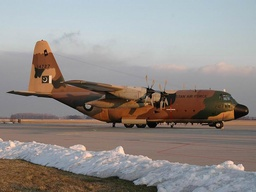
#> input picture c130.jpg, 256 x 192 px, shrunk from 970 x 728 before the run
$ jupyter execute --allow-errors '9. Image Binarization Methods.ipynb'
#> lines starting #> are read from the running program, lines starting #| are printed output that depends on the picture; after the words box and inside, x2 and y2 are one past the last pixel; in counts of white or black regions, pixels touching at a corner belong together
[cell 1]
import numpy as np
import matplotlib.pyplot as plt
from PIL import Image

# Load the image
image_path = 'c130.jpg'
image = Image.open(image_path).convert('L')  # Convert to grayscale
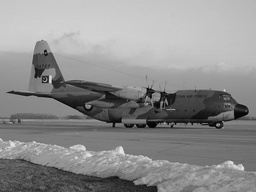
#> image: PIL image 256x192 L; min 0, max 232, mean 141.2
image = np.array(image)

# Function to display images
def display_images(images, titles):
    plt.figure(figsize=(20, 10))
    for i, (img, title) in enumerate(zip(images, titles), 1):
        plt.subplot(1, len(images), i)
        plt.imshow(img, cmap='gray')
        plt.title(title)
        plt.axis('off')
    plt.show()

[cell 2]
def global_thresholding(image, threshold=127):
#> called with threshold = 127
    return (image > threshold) * 255
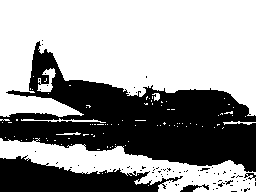
#> returned value: shape (192, 256) int64; 60.6% white; 75 black regions (71 under 20 px), largest, box (x1, y1, x2, y2) and area: (0, 41, 256, 172) 15349, (0, 155, 183, 192) 3683, (180, 184, 209, 192) 111, (244, 173, 256, 181) 42

[cell 3]
def otsu_thresholding(image):
    pixel_counts = [np.sum(image == i) for i in range(256)]
#> pixel_counts = 256 values, max 1343 at index 201, min 0 at index 230, mean 192
    total_pixels = image.size
    current_max, threshold = 0, 0
    sumT, sumF, weightB, weightF = 0, np.dot(pixel_counts, np.arange(256)), 0, 0
#> sumT = 0; sumF = 6939831; weightB = 0; weightF = 0

    for i in range(256):
        weightB += pixel_counts[i]
        if weightB == 0: continue
        weightF = total_pixels - weightB
        if weightF == 0: break

        sumT += i * pixel_counts[i]
        meanB = sumT / weightB
        meanF = (sumF - sumT) / weightF

        varBetween = weightB * weightF * (meanB - meanF) ** 2

        if varBetween > current_max:
            current_max, threshold = varBetween, i
#> this loop made 233 passes
#> (weightB, weightF, sumT, meanB, meanF, current_max) on passes 1 to 8: (2, 49150, 0, 0, 141.2, 1.96e+09), (6, 49146, 4, 0.667, 141.2, 5.82e+09), (13, 49139, 18, 1.38, 141.2, 1.25e+10), (19, 49133, 36, 1.89, 141.2, 1.81e+10), (26, 49126, 64, 2.46, 141.3, 2.46e+10), (32, 49120, 94, 2.94, 141.3, 3.01e+10), (42, 49110, 154, 3.67, 141.3, 3.91e+10), (62, 49090, 294, 4.74, 141.4, 5.68e+10)

    return (image > threshold) * 255
#> returned value: shape (192, 256) int64; 57.5% white; 91 black regions (85 under 20 px), largest, box (x1, y1, x2, y2) and area: (0, 40, 256, 172) 16287, (0, 154, 183, 192) 3962, (222, 168, 256, 187) 176, (179, 184, 210, 192) 135, (216, 179, 234, 190) 57, (240, 187, 253, 192) 38

[cell 4]
def adaptive_thresholding(image, window_size=15, C=8):
#> called with window_size = 15, C = 8
    def threshold_local(region, C):
        mean = np.mean(region)
        return mean - C

    new_image = np.zeros_like(image)
    pad_size = window_size // 2
    padded_image = np.pad(image, pad_size, mode='constant')

    for i in range(image.shape[0]):
        for j in range(image.shape[1]):
            local_region = padded_image[i:i + window_size, j:j + window_size]
            local_threshold = threshold_local(local_region, C)
            new_image[i, j] = 255 if image[i, j] > local_threshold else 0
#> new_image: shape (192, 256); 83.5% white; 221 black regions (198 under 20 px), largest, box (x1, y1, x2, y2) and area: (6, 40, 249, 131) 4202, (6, 136, 250, 172) 1188, (4, 156, 183, 192) 980

    return new_image

[cell 5]
def sauvola_niblack_thresholding(image, window_size=15, k=0.5, method='sauvola'):
#> called with window_size = 15, k = 0.5, method = 'sauvola'
    new_image = np.zeros_like(image)
    pad_size = window_size // 2
    padded_image = np.pad(image, pad_size, mode='constant')
    for i in range(image.shape[0]):
        for j in range(image.shape[1]):
            local_region = padded_image[i:i + window_size, j:j + window_size]
            mean = np.mean(local_region)
            std = np.std(local_region)
            if method == 'sauvola':
                T = mean * (1 + k * ((std / 128) - 1))
            else:  # Niblack
                T = mean + k * std
            new_image[i, j] = 255 if image[i, j] > T else 0
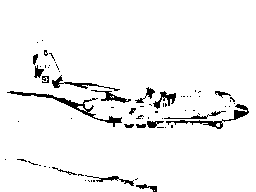
#> new_image: shape (192, 256); 95.4% white; 71 black regions (53 under 20 px), largest, box (x1, y1, x2, y2) and area: (7, 91, 122, 127) 472, (166, 104, 249, 129) 329, (52, 75, 120, 91) 200
    return new_image

[cell 6]
global_thresh_image = global_thresholding(image)
otsu_thresh_image = otsu_thresholding(image)
adaptive_thresh_image = adaptive_thresholding(image)
sauvola_thresh_image = sauvola_niblack_thresholding(image, method='sauvola')
niblack_thresh_image = sauvola_niblack_thresholding(image, method='niblack')
#> call 2 of sauvola_niblack_thresholding, with window_size = 15, k = 0.5, method = 'niblack'
#> after the loop in sauvola_niblack_thresholding (call 2), `for i in range(image.shape[0]):`:
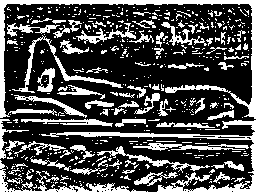
#> new_image: shape (192, 256); 29.3% white; 530 white regions (451 under 20 px), largest, box (x1, y1, x2, y2) and area: (0, 0, 256, 119) 2649, (41, 120, 256, 192) 1762, (0, 160, 130, 192) 723

display_images([image, global_thresh_image, otsu_thresh_image, adaptive_thresh_image, sauvola_thresh_image, niblack_thresh_image],
               ['Original Image', 'Global Thresholding', 'Otsu\'s Thresholding', 'Adaptive Thresholding', 'Sauvola Thresholding', 'Niblack Thresholding'])
#> the loop in display_images, `for i, (img, title) in enumerate(zip(images, titles), 1):` made 6 passes
#> title on passes 1 to 6: 'Original Image', 'Global Thresholding', "Otsu's Thresholding", 'Adaptive Thresholding', 'Sauvola Thresholding', 'Niblack Thresholding'

### Detailed Explanation:

- **Setup and Image Loading**: We import necessary libraries, load the image in grayscale mode, and define a function to display images.
- **Global Thresholding**: We apply a fixed threshold to the entire image, turning pixels above the threshold to white and below to black.
- **Otsu's Thresholding**: This method calculates the best threshold by minimizing intra-class variance. It iterates through all possible thresholds, calculates variances for each, and selects the threshold that minimizes the variance.
- **Adaptive Thresholding**: Unlike global thresholding, adaptive thresholding computes the threshold for small regions, allowing us to handle varying lighting conditions in different areas of the image.
- **Sauvola and Niblack Thresholding**: These are advanced adaptive thresholding techniques where the threshold is calculated based on the local mean and standard deviation within a window, with Sauvola being particularly effective for text images due to its consideration of local variance.
- **Display Results**: We apply each thresholding method to the image and display the results for comparison.

Each method has its strengths and is suited to different types of images and applications. Global thresholding is simple but not adaptive to varying lighting. Otsu's method is more adaptive but still applies a single threshold to the entire image. Adaptive, Sauvola, and Niblack thresholding provide more flexibility by adapting to local image characteristics.

[cell 7]
import cv2
import numpy as np
import matplotlib.pyplot as plt

def bernsen_thresholding(image, window_size=15, contrast_threshold=15):
    # Convert image to grayscale if it is not already
#> called with window_size = 15, contrast_threshold = 15
    if len(image.shape) == 3:
        image = cv2.cvtColor(image, cv2.COLOR_BGR2GRAY)

    # Pad the image to handle border pixels
    half_window = window_size // 2
    padded_image = cv2.copyMakeBorder(image, half_window, half_window, half_window, half_window, cv2.BORDER_REFLECT)
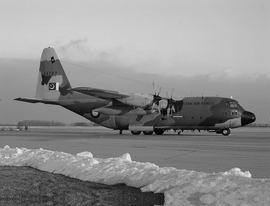
#> padded_image: shape (206, 270); min 0, max 232, mean 141.8

    # Initialize the output thresholded image
    thresholded = np.zeros_like(image)

    # Iterate over each pixel in the image
    for i in range(half_window, padded_image.shape[0] - half_window):
        for j in range(half_window, padded_image.shape[1] - half_window):
            # Extract the local window around the pixel
            local_window = padded_image[i-half_window:i+half_window+1, j-half_window:j+half_window+1]

            # Calculate the minimum and maximum intensities in the window
            local_min = np.min(local_window)
            local_max = np.max(local_window)

            # Calculate the local threshold
            local_threshold = (local_min + local_max) / 2

            # Check the local contrast
            if local_max - local_min < contrast_threshold:
                # If contrast is low, use a global threshold (mean of the entire image)
                local_threshold = np.mean(image)

            # Apply the threshold
            if image[i-half_window, j-half_window] >= local_threshold:
                thresholded[i-half_window, j-half_window] = 255
            else:
                thresholded[i-half_window, j-half_window] = 0
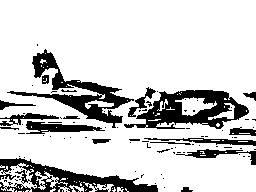
#> thresholded: shape (192, 256); 81.1% white; 97 black regions (78 under 20 px), largest, box (x1, y1, x2, y2) and area: (124, 90, 249, 129) 2335, (7, 49, 134, 128) 2202, (0, 158, 158, 192) 2121

    return thresholded

# Load the image
image_path = 'c130.jpg'
image = cv2.imread(image_path)

# Apply Bernsen Thresholding
thresholded_image = bernsen_thresholding(image)

# Display the original and thresholded images
plt.figure(figsize=(10, 5))
plt.subplot(1, 2, 1)
plt.imshow(cv2.cvtColor(image, cv2.COLOR_BGR2RGB))
plt.title('Original Image')
plt.axis('off')

plt.subplot(1, 2, 2)
plt.imshow(thresholded_image, cmap='gray')
plt.title('Bernsen Thresholded Image')
plt.axis('off')

plt.show()

### Bernsen Thresholding

Bernsen thresholding is a local thresholding method that considers the local contrast in an image. For each pixel, it calculates the threshold as the mean of the minimum and maximum intensity values within a local window around the pixel. If the local contrast is below a certain threshold, a global threshold is applied.

### Explanation

1. **Importing Libraries**: We start by importing necessary libraries. `cv2` (OpenCV) for image processing, `numpy` for numerical operations, and `matplotlib.pyplot` for displaying images.

2. **Bernsen Thresholding Function**:
    - **Grayscale Conversion**: If the input image is in color (3 channels), it's converted to grayscale (1 channel) as thresholding is typically performed on grayscale images.
    - **Image Padding**: The image is padded to handle edge pixels when applying the local window. `cv2.copyMakeBorder` is used with reflection padding to avoid artificial edges.
    - **Local Window Processing**: For each pixel, a window of `window_size` around the pixel is considered. The minimum and maximum pixel values within this window are found.
    - **Threshold Calculation**: The local threshold is the average of the minimum and maximum values. If the local contrast (difference between max and min) is below `contrast_threshold`, a global threshold (mean of the image) is used instead.
    - **Threshold Application**: Each pixel is compared to its local threshold. If it's equal to or higher, it's set to white (255); otherwise, it's set to black (0).

3. **Image Loading and Processing**:
    - The image `c130.jpg` is loaded using OpenCV's `cv2.imread`.
    - The `bernsen_thresholding` function is applied to the image.

4. **Displaying Images**:
    - Two subplots are created using `matplotlib`: one for the original image and one for the thresholded image.
    - The original image is converted from BGR to RGB for correct color representation in `matplotlib`.
    - The thresholded image is displayed in grayscale.

[cell 8]
import cv2
import numpy as np
import matplotlib.pyplot as plt

def bradley_thresholding(image, window_size=15, t=0.15):
    # Convert image to grayscale if it is not already
#> called with window_size = 15, t = 0.15
    if len(image.shape) == 3:
        image = cv2.cvtColor(image, cv2.COLOR_BGR2GRAY)

    # Integral image calculation
    integral_image = cv2.integral(image)[1:, 1:]

    # Padding the integral image to simplify window sum calculation
    padded_integral = np.pad(integral_image, ((window_size//2, ), (window_size//2, )), 'constant', constant_values=(0, 0))
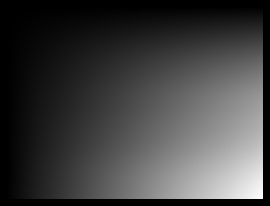
#> padded_integral: shape (206, 270) int32; min 0, max 6939831, mean 1754719.7; drawn with min black and max white

    # Preparing the output image
    output_image = np.zeros_like(image)

    # Processing each pixel in the image
    for i in range(image.shape[0]):
        for j in range(image.shape[1]):
            # Defining the window boundaries
            x1 = max(j - window_size // 2, 0)
            x2 = min(j + window_size // 2, image.shape[1] - 1)
            y1 = max(i - window_size // 2, 0)
            y2 = min(i + window_size // 2, image.shape[0] - 1)

            # Window sum calculation using the integral image
            count = (x2 - x1) * (y2 - y1)
            sum_pixels = padded_integral[y2 + window_size//2, x2 + window_size//2] - \
                         padded_integral[y2 + window_size//2, x1 + window_size//2 - 1] - \
                         padded_integral[y1 + window_size//2 - 1, x2 + window_size//2] + \
                         padded_integral[y1 + window_size//2 - 1, x1 + window_size//2 - 1]

            # Threshold calculation
            if image[i, j] * count <= sum_pixels * (1.0 - t):
                output_image[i, j] = 0
            else:
                output_image[i, j] = 255
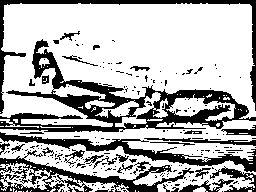
#> output_image: shape (192, 256); 70.7% white; 221 black regions (191 under 20 px), largest, box (x1, y1, x2, y2) and area: (0, 39, 256, 132) 5556, (0, 150, 194, 192) 2170, (0, 132, 256, 172) 1929

    return output_image

# Load the image
image_path = 'c130.jpg'
image = cv2.imread(image_path)

# Apply Bradley Thresholding
thresholded_image = bradley_thresholding(image)

# Display the original and thresholded images
plt.figure(figsize=(10, 5))
plt.subplot(1, 2, 1)
plt.imshow(cv2.cvtColor(image, cv2.COLOR_BGR2RGB))
plt.title('Original Image')
plt.axis('off')

plt.subplot(1, 2, 2)
plt.imshow(thresholded_image, cmap='gray')
plt.title('Bradley Thresholded Image')
plt.axis('off')

plt.show()

### Bradley Thresholding

Bradley thresholding is a type of adaptive thresholding that involves calculating the mean of the pixels within a local window around each pixel and setting the pixel to black if its value is less than a certain percentage of this mean.

### Explanation of Bradley Thresholding Code

1. **Grayscale Conversion**: The image is converted to grayscale if it isn't already, because thresholding is applied to single-channel images.

2. **Integral Image Calculation**: An integral image is computed, which is used to quickly calculate the sum of pixel values within any rectangular window. The `cv2.integral` function provides the integral image, but we need to remove the first row and column, which are added by OpenCV as zeros.

3. **Padding**: The integral image is padded to simplify the calculation of sums over windows, especially at the edges of the image.

4. **Thresholding Loop**: The algorithm iterates over each pixel in the image, calculating a local sum around the pixel using the integral image. This sum represents the total intensity of the pixels within the window.

5. **Thresholding Decision**: For each pixel, the algorithm compares its value multiplied by the number of pixels in the window (`count`) to the sum of the window's pixels multiplied by `(1.0 - t)`, where `t` is a user-defined threshold fraction. If the pixel's value is less than this threshold, it's set to black; otherwise, it's set to white.

6. **Displaying Images**: The original and thresholded images are displayed side by side using `matplotlib`.

[cell 9]
import cv2
import numpy as np
import matplotlib.pyplot as plt

def nick_thresholding(image, window_size=15, k=-0.2):
    # Ensure the image is in grayscale
#> called with window_size = 15, k = -0.2
    if len(image.shape) == 3:
        image = cv2.cvtColor(image, cv2.COLOR_BGR2GRAY)

    # Image padding
    pad_size = window_size // 2
    padded_image = np.pad(image, pad_size, mode='reflect')

    # Prepare the output image
    output_image = np.zeros_like(image)

    # Calculate the mean and standard deviation within the window for each pixel
    for i in range(image.shape[0]):
        for j in range(image.shape[1]):
            # Define the local window
            window = padded_image[i:i+window_size, j:j+window_size]

            # Calculate local mean and standard deviation
            local_mean = np.mean(window)
            local_std = np.std(window)

            # Nick's threshold formula: mean - k * standard deviation
            threshold = local_mean + k * local_std

            # Apply threshold
            if image[i, j] < threshold:
                output_image[i, j] = 0
            else:
                output_image[i, j] = 255
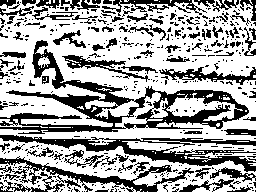
#> output_image: shape (192, 256); 64% white; 456 black regions (375 under 20 px), largest, box (x1, y1, x2, y2) and area: (0, 40, 249, 134) 5115, (0, 135, 256, 172) 2574, (0, 156, 194, 192) 1579

    return output_image

# Load the image
image_path = 'c130.jpg'
image = cv2.imread(image_path)

# Apply Nick Thresholding
thresholded_image = nick_thresholding(image)

# Display the original and thresholded images
plt.figure(figsize=(10, 5))
plt.subplot(1, 2, 1)
plt.imshow(cv2.cvtColor(image, cv2.COLOR_BGR2RGB))
plt.title('Original Image')
plt.axis('off')

plt.subplot(1, 2, 2)
plt.imshow(thresholded_image, cmap='gray')
plt.title('Nick Thresholded Image')
plt.axis('off')

plt.show()

[cell 10]
import cv2
import numpy as np
import matplotlib.pyplot as plt
from scipy.stats import norm

[cell 11]
# Load the image
image_path = 'c130.jpg'
image = cv2.imread(image_path)

# Convert to grayscale
gray_image = cv2.cvtColor(image, cv2.COLOR_BGR2GRAY)

# Display the original image
plt.figure(figsize=(10, 6))
plt.imshow(gray_image, cmap='gray')
plt.title('Original Image')
plt.axis('off')
plt.show()

[cell 12]
def kittler_illingworth_thresholding(img):
    hist = cv2.calcHist([img], [0], None, [256], [0, 256]).ravel()
    hist = hist / hist.sum()
    T = np.arange(256)
    optimal_threshold = -1
    min_cost = np.inf

    for t in T[1:-1]:
        # Background (0 to t)
        weight_bg = np.sum(hist[:t])
        mean_bg = np.sum(T[:t] * hist[:t]) / weight_bg
        std_bg = np.sqrt(np.sum(((T[:t] - mean_bg) ** 2) * hist[:t]) / weight_bg)

        # Foreground (t+1 to end)
        weight_fg = np.sum(hist[t+1:])
        mean_fg = np.sum(T[t+1:] * hist[t+1:]) / weight_fg
        std_fg = np.sqrt(np.sum(((T[t+1:] - mean_fg) ** 2) * hist[t+1:]) / weight_fg)

        # Cost function (Kittler-Illingworth)
        cost = weight_bg * np.log(std_bg) + weight_fg * np.log(std_fg) - weight_bg * np.log(weight_bg) - weight_fg * np.log(weight_fg)

        if cost < min_cost:
            min_cost = cost
            optimal_threshold = t

    return optimal_threshold

[cell 13]
# Find the optimal threshold
threshold = kittler_illingworth_thresholding(gray_image)

# Apply the threshold
_, thresholded_image = cv2.threshold(gray_image, threshold, 255, cv2.THRESH_BINARY)
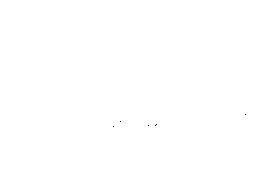
#> thresholded_image: shape (192, 256); 100% white; black in thin lines or dots, all inside (x1, y1, x2, y2) = (113, 114, 246, 127)

# Display the thresholded image
plt.figure(figsize=(10, 6))
plt.imshow(thresholded_image, cmap='gray')
plt.title('Thresholded Image')
plt.axis('off')
plt.show()

[cell 14]
# Load the image
image_path = 'c130.jpg'
image = plt.imread(image_path)
#> image is the input picture: shape (192, 256, 3); mean R, G, B 146, 139.7, 136.1
#> (the rest of the program and of its run is left out)
